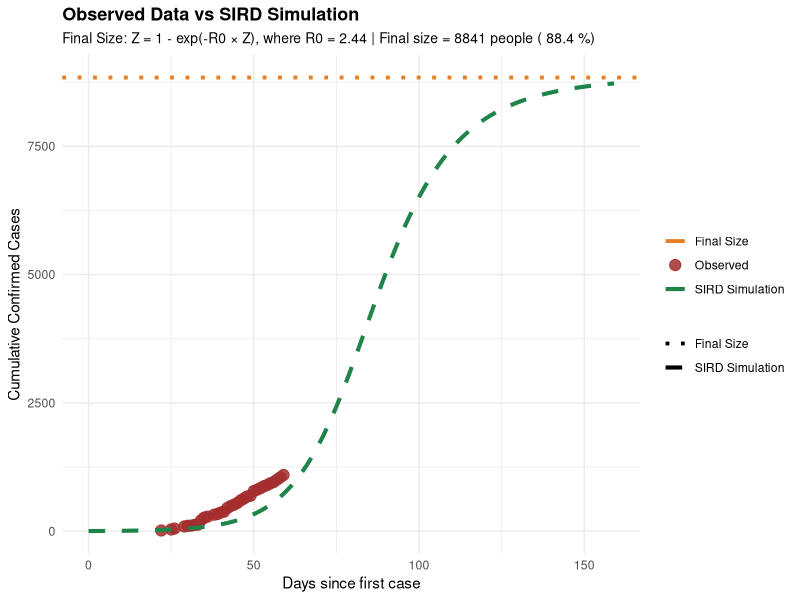
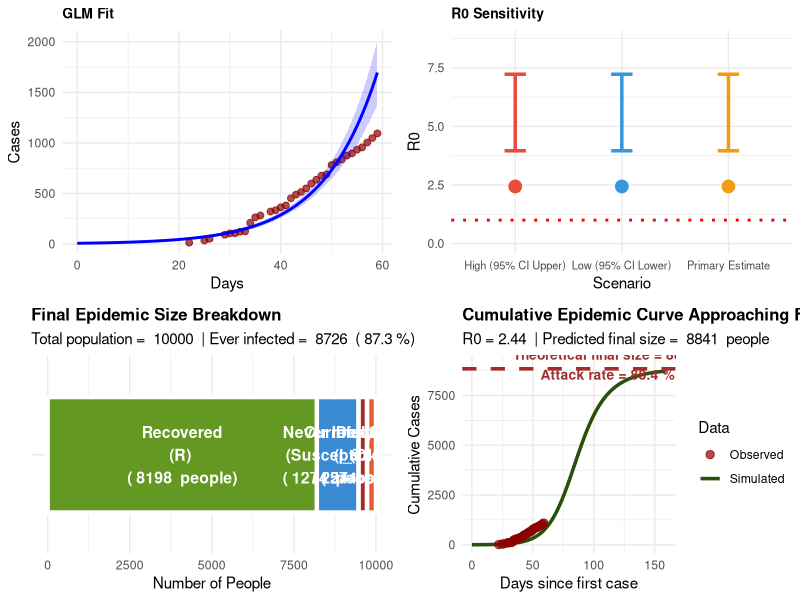
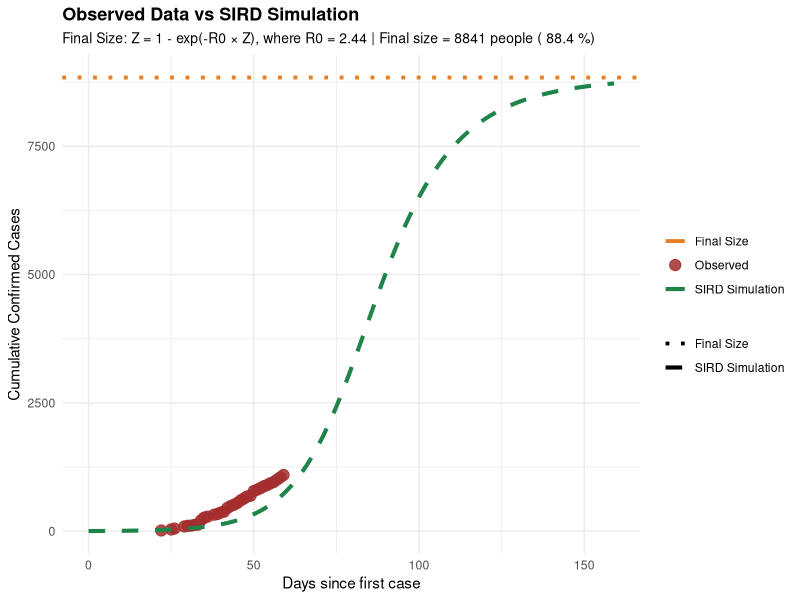
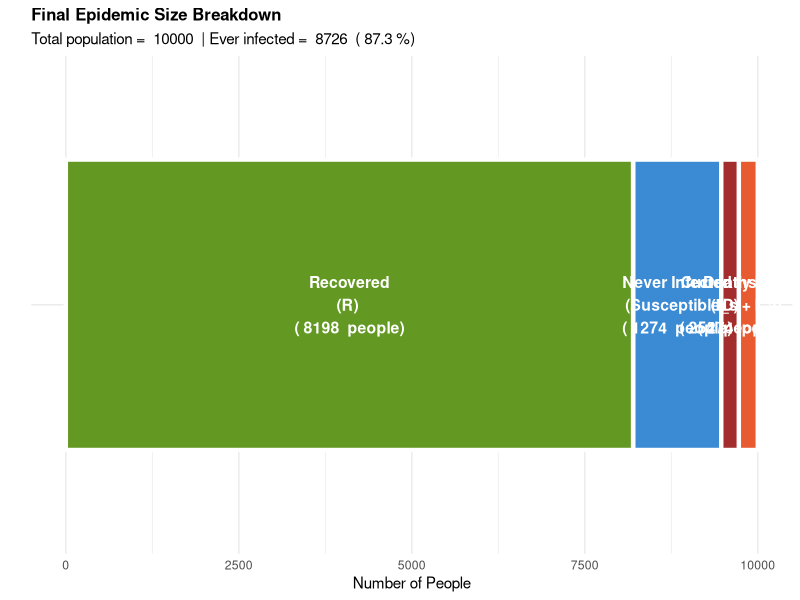
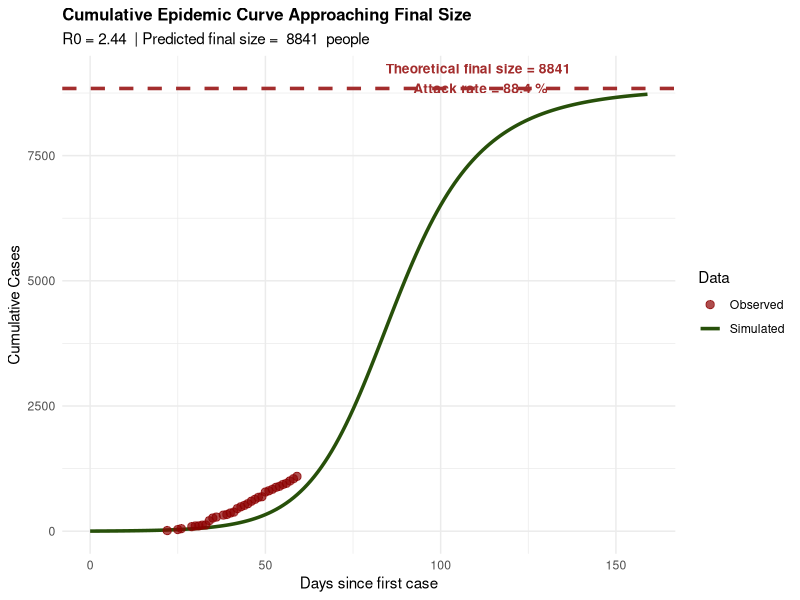

Here is the R script that generated these plots, in order:
#======================================================================
# INTEGRATED ANALYSIS: GLM + SIRD SIMULATION COMPARISON
#======================================================================
# This script:
# 1. Fits GLM to observed data (from drc_sitrep.csv)
# 2. Runs SIRD simulation
# 3. Compares both on the same plot
#======================================================================

library(MASS)
library(ggplot2)
library(gridExtra)
library(deSolve)
library(tidyr)
library(dplyr)

#======================================================================
# PART 1: OBSERVED DATA & GLM FITTING (from your original code)
#======================================================================

# Read observed data
data <- read.csv("../data/drc_sitrep.csv")
data$date <- as.Date(data$date)
data$day <- as.numeric(data$date - data$date[[1]])

# Fit GLM
glm_fit <- glm.nb(confirmed_cases ~ day, data = data)
small_r <- coef(glm_fit)[[2]]
intercept <- coef(glm_fit)[[1]]
doubling <- log(2) / small_r 

summary(glm_fit)

# Get confidence intervals
CI <- confint(glm_fit)
r_CI <- CI[2, ]

# SI scenarios for sensitivity analysis
SI_scenarios <- data.frame(
  scenario = c("Low (95% CI Lower)", "Primary Estimate", "High (95% CI Upper)"),
  SI = c(13.2, 15.4, 17.5)
)

## We are combining lower CI with lower SI estimate
## ... and assuming kappa=0 (fixed generation interval)
R_phen <- function(rho, kappa){
	if (kappa==0) return(exp(rho))
	return((1+kappa*rho)^(1/kappa))
}

print(r_CI)

## Use kappa=1 when we are trying to match simulation
kappa=1
R0_main <- R_phen(small_r * SI_scenarios$SI[[2]], kappa)
R0_lower <- R_phen(exp(r_CI[[1]] * SI_scenarios$SI[[1]]), kappa)
R0_upper <- R_phen(exp(r_CI[[2]] * SI_scenarios$SI[[3]]), kappa)

#======================================================================
# CALCULATE BETA AND GAMMA FROM GLM DATA
#======================================================================

## Calculate our example value of beta gamma from formula using R0 and r
# Common scenario: r = β - γ

exp(intercept)

R0 <- R0_main

# Step 1: Calculate gamma
gamma <- small_r / (R0 - 1)

# Step 2: Now calculate beta
beta <- R0 * gamma

## FIXME: Get rid of beta_gamma without changing anything else
# Step 3: Calculate beta*gamma (the transmission-recovery rate product)
beta_gamma <- beta * gamma
print(beta_gamma)

# Store these for use in SIRD simulation
calculated_beta <- beta
calculated_gamma <- gamma

print("===== CALCULATED BETA AND GAMMA FROM GLM DATA =====")
print(paste("Beta (transmission rate):", round(calculated_beta, 4)))
print(paste("Gamma (recovery rate):", round(calculated_gamma, 4)))
print(paste("Beta*Gamma (product):", round(beta_gamma, 6)))
print("")

print("===== GLM ANALYSIS =====")
print(paste("Small r:", round(small_r, 4), "per day"))
print(paste("95% CI: [", round(r_CI[[1]], 4), ", ", round(r_CI[[2]], 4), "]"))
print(paste("Doubling time:", round(doubling, 2), "days"))
print("")

print("===== R0 ESTIMATES FOR 3 SI SCENARIOS =====")
for (i in 1:nrow(SI_scenarios)) {
  if (i == 2) {
    print(paste("*** PRIMARY ESTIMATE *** ", SI_scenarios$scenario[i], " SI (", SI_scenarios$SI[i], 
                " days): R0 =", round(R0_main[i], 3),
                " 95% CI: [", round(R0_lower[i], 3), 
                ", ", round(R0_upper[i], 3), "]"))
  } else {
    print(paste(SI_scenarios$scenario[i], " SI (", SI_scenarios$SI[i], 
                " days): R0 =", round(R0_main[i], 3),
                " 95% CI: [", round(R0_lower[i], 3), 
                ", ", round(R0_upper[i], 3), "]"))
  }
}
print("")

#======================================================================
# PART 2: SIRD SIMULATION (using calculated beta and gamma)
#======================================================================

PLOT_MODE <- "report"
BASE_SIZE <- switch(PLOT_MODE, report = 14, slides = 18)
theme_set(theme_minimal(base_size = BASE_SIZE))

# SIRD MODEL
sird_model <- function(time, state, parameters) {
  with(as.list(c(state, parameters)), {
    I_total <- I_s + I_a
    trans <- beta * S * I_total / N
    
    dS  <- -trans
    dI_s <- p_sym * trans - gamma * I_s
    dI_a <- (1 - p_sym) * trans - gamma * I_a
    dR  <- (1 - alpha) * gamma * I_s + gamma * I_a
    dD  <- alpha * gamma * I_s
    
    list(c(dS, dI_s, dI_a, dR, dD), incidence = trans, prevalence = I_total)
  })
}

# PARAMETERS - NOW USING CALCULATED VALUES FROM GLM DATA
# (instead of placeholder values)

N <- 1e4
p_sym <- 0.6

# Use the beta and gamma calculated from GLM data
parameters <- c(beta = calculated_beta,      # NOW USING CALCULATED VALUE
                gamma = calculated_gamma,    # NOW USING CALCULATED VALUE
                alpha = 0.05,
                p_sym = 0.6,
                N = N)

# Initial conditions
I0 <- intercept
I_s0 <- p_sym * I0
I_a0 <- (1 - p_sym) * I0

initial_state <- c(S = N-I0, I_s = I_s0, I_a = I_a0, R = 0, D = 0)

# Time points - match your observed data range
t_max <- max(data$day) + 100
times <- seq(0, t_max, by = 1)

# Run SIRD simulation
sird_output <- ode(y = initial_state,
                   times = times,
                   func = sird_model,
                   parms = parameters,
                   method = "lsoda")

sird_output <- as.data.frame(sird_output)

# Extract CUMULATIVE infected: N - S (everyone who has ever been infected)
# This matches your observed data which is CUMULATIVE confirmed cases
# Cumulative = Current (I_s + I_a) + Recovered + Dead = N - S
sird_cumulative <- sird_output %>%
  mutate(cumulative_infected = N - S) %>%  # Total who have EVER been infected
  select(time, cumulative_infected) %>%
  rename(day = time, simulated_cases = cumulative_infected)

print("===== SIRD SIMULATION PARAMETERS (from GLM-derived β and γ) =====")
print(paste("Beta (transmission):", round(parameters["beta"], 4), " (from GLM data)"))
print(paste("Gamma (recovery):", round(parameters["gamma"], 4), " (from GLM data)"))
print(paste("Beta*Gamma (product):", round(calculated_beta * calculated_gamma, 6)))
print(paste("Alpha (CFR):", parameters["alpha"]))
print(paste("P_sym (proportion symptomatic):", parameters["p_sym"]))
print(paste("N (population):", N))
print(paste("Initial infected:", I0))
print("")

#======================================================================
# CALCULATE FINAL SIZE FROM THEORY (using calculated β and γ)
#======================================================================

# Calculate R0 from calculated beta and gamma
R0_theory <- parameters["beta"] / parameters["gamma"]

print("===== THEORETICAL FINAL SIZE =====")
print(paste("R0 = β/γ =", round(parameters["beta"], 4), "/", round(parameters["gamma"], 4), "=", round(R0_theory, 3)))
print(paste("Note: β*γ =", round(beta_gamma, 6), " (product used in certain transmission models)"))
print("")

# Solve final size equation: Z = 1 - exp(-R0 * Z)
# Z = attack rate (proportion of population ever infected)
# Using numerical solution
solve_final_size <- function(R0, tol = 1e-6) {
  # Newton-Raphson method to solve Z = 1 - exp(-R0 * Z)
  Z <- 0.5  # Initial guess
  for (i in 1:100) {
    f <- Z - 1 + exp(-R0 * Z)
    f_prime <- 1 + R0 * exp(-R0 * Z)
    Z_new <- Z - f / f_prime
    if (abs(Z_new - Z) < tol) break
    Z <- Z_new
  }
  return(Z)
}

Z_final <- solve_final_size(R0_theory)
attack_rate <- Z_final * 100
total_ever_infected <- N * Z_final
never_infected <- N * (1 - Z_final)

print(paste("Attack rate (Z):", round(Z_final, 4), "or", round(attack_rate, 1), "%"))
print(paste("Total ever infected:", round(total_ever_infected, 0)))
print(paste("Never infected:", round(never_infected, 0)))
print("")

# Expected recovered and deaths
expected_recovered <- total_ever_infected * (1 - parameters["alpha"])
expected_deaths <- total_ever_infected * parameters["alpha"]

print(paste("Expected recovered:", round(expected_recovered, 0)))
print(paste("Expected deaths (alpha =", parameters["alpha"], "):", round(expected_deaths, 0)))
print("")

#======================================================================
# COMPARE THEORETICAL FINAL SIZE WITH SIMULATION OUTCOME
#======================================================================

# Extract actual final values from simulation
final_row <- tail(sird_output, 1)

simulated_S_final <- final_row$S
simulated_ever_infected <- N - simulated_S_final
simulated_recovered <- final_row$R
simulated_deaths <- final_row$D

print("===== SIMULATION VS THEORY COMPARISON =====")
print("")
print("THEORETICAL (from R0):")
print(paste("  Ever infected:", round(total_ever_infected, 0)))
print(paste("  Attack rate:", round(attack_rate, 1), "%"))
print(paste("  Expected recovered:", round(expected_recovered, 0)))
print(paste("  Expected deaths:", round(expected_deaths, 0)))
print("")

print("SIMULATED (from ODE):")
print(paste("  Ever infected:", round(simulated_ever_infected, 0)))
print(paste("  Attack rate:", round((simulated_ever_infected/N)*100, 1), "%"))
print(paste("  Simulated recovered:", round(simulated_recovered, 0)))
print(paste("  Simulated deaths:", round(simulated_deaths, 0)))
print("")

print("DIFFERENCE:")
print(paste("  Ever infected diff:", round(simulated_ever_infected - total_ever_infected, 0), 
            "people (", round((simulated_ever_infected - total_ever_infected)/total_ever_infected*100, 1), "%)"))
print("")

# Create GLM predictions
newdata <- data.frame(day = seq(min(data$day), max(data$day), by = 0.5))
pred <- predict(glm_fit, newdata = newdata, type = "response", se.fit = TRUE)

pred_df <- data.frame(
  day = newdata$day,
  glm_fit = pred$fit,
  se = pred$se.fit
)

# Merge all data for comparison
comparison_df <- data.frame(
  day = data$day,
  observed = data$confirmed_cases
) %>%
  left_join(pred_df, by = "day") %>%
  left_join(sird_cumulative, by = "day")

# Calculate residuals
comparison_df$glm_residual <- comparison_df$observed - comparison_df$glm_fit
comparison_df$sird_residual <- comparison_df$observed - comparison_df$simulated_cases

print("===== GOODNESS OF FIT =====")
print("GLM Model:")
print(paste("  RMSE:", round(sqrt(mean(comparison_df$glm_residual^2, na.rm = TRUE)), 2)))
print(paste("  Mean Absolute Error:", round(mean(abs(comparison_df$glm_residual), na.rm = TRUE), 2)))

print("SIRD Simulation:")
print(paste("  RMSE:", round(sqrt(mean(comparison_df$sird_residual^2, na.rm = TRUE)), 2)))
print(paste("  Mean Absolute Error:", round(mean(abs(comparison_df$sird_residual), na.rm = TRUE), 2)))
print("")

#======================================================================
# FIGURE 7: FINAL SIZE BREAKDOWN
#======================================================================

# Create data for final size visualization
final_size_data <- data.frame(
  Compartment = c("Never Infected\n(Susceptible)", "Currently Infected\n(I_s + I_a)", 
                  "Recovered\n(R)", "Deaths\n(D)"),
  Count = c(simulated_S_final, 
            final_row$I_s + final_row$I_a,
            simulated_recovered, 
            simulated_deaths),
  Type = c("Not Infected", "Currently Infected", "Recovered", "Deaths")
)

# Create ordered factor for stacking
final_size_data$Compartment <- factor(final_size_data$Compartment,
                                      levels = c("Never Infected\n(Susceptible)", 
                                                 "Currently Infected\n(I_s + I_a)",
                                                 "Recovered\n(R)", 
                                                 "Deaths\n(D)"))

# Color palette matching your SIRD model
palette_final <- c("Not Infected" = "#3B8BD4",     # Blue - Susceptible
                   "Currently Infected" = "#E85A30",  # Orange - Infected
                   "Recovered" = "#639922",            # Green - Recovered
                   "Deaths" = "#A32D2D")               # Red - Deaths

fig7 <- ggplot(final_size_data, aes(x = "", y = Count, fill = Type)) +
  geom_bar(stat = "identity", width = 0.7, color = "white", size = 1.5) +
  geom_text(aes(label = paste(Compartment, "\n(", round(Count), " people)")), 
            position = position_stack(vjust = 0.5), 
            size = 4, color = "white", fontface = "bold") +
  scale_fill_manual(values = palette_final, guide = "none") +
  coord_flip() +
  labs(title = "Final Epidemic Size Breakdown",
       subtitle = paste("Total population = ", N, 
                        " | Ever infected = ", round(simulated_ever_infected, 0),
                        " (", round((simulated_ever_infected/N)*100, 1), "%)"),
       x = "", y = "Number of People") +
  theme_minimal() +
  theme(plot.title = element_text(face = "bold", size = 12),
        axis.text.y = element_blank(),
        axis.ticks.y = element_blank())

#======================================================================
# FIGURE 8: CUMULATIVE INFECTED OVER TIME (showing approach to final size)
#======================================================================

# Add theoretical final size line to cumulative data
fig8 <- ggplot() +
  geom_line(data = sird_cumulative, aes(x = day, y = simulated_cases, color = "Simulated"), 
            size = 1.2) +
  geom_hline(yintercept = total_ever_infected, color = "#A32D2D", size = 1.2, linetype = "dashed",
             aes(color = "Theoretical Final Size")) +
  geom_point(data = data, aes(x = day, y = confirmed_cases, color = "Observed"), 
             size = 2.5, alpha = 0.7) +
  annotate("text", x = max(sird_cumulative$day) * 0.7, y = total_ever_infected + 200,
           label = paste("Theoretical final size =", round(total_ever_infected, 0), 
                         "\nAttack rate =", round(attack_rate, 1), "%"),
           size = 3.5, color = "#A32D2D", fontface = "bold") +
  scale_color_manual(name = "Data",
                     values = c("Simulated" = "#27500A", 
                                "Theoretical Final Size" = "#A32D2D",
                                "Observed" = "darkred")) +
  labs(title = "Cumulative Epidemic Curve Approaching Final Size",
       subtitle = paste("R0 =", round(R0_theory, 2), 
                        " | Predicted final size = ", round(total_ever_infected, 0), " people"),
       x = "Days since first case",
       y = "Cumulative Cases") +
  theme_minimal() +
  theme(plot.title = element_text(face = "bold", size = 12))

fig6_linear <- ggplot() +
  geom_point(data = data, aes(x = day, y = confirmed_cases), 
             color = "darkred", size = 2.5, alpha = 0.7, name = "Observed") +
  geom_line(data = pred_df, aes(x = day, y = glm_fit, color = "GLM Fit", linetype = "GLM Fit"), 
            size = 1.2) +
  geom_ribbon(data = pred_df, 
              aes(x = day, ymin = glm_fit - 1.96*se, ymax = glm_fit + 1.96*se),
              alpha = 0.15, fill = "blue", name = "GLM 95% CI") +
  geom_line(data = sird_cumulative, aes(x = day, y = simulated_cases, color = "SIRD Simulation", linetype = "SIRD Simulation"), 
            size = 1.2) +
  scale_color_manual(name = "Model",
                     values = c("GLM Fit" = "#378ADD", "SIRD Simulation" = "#27500A")) +
  scale_linetype_manual(name = "Model",
                        values = c("GLM Fit" = "solid", "SIRD Simulation" = "dashed")) +
  labs(title = "Comparison: Observed Data vs GLM vs SIRD Simulation",
       subtitle = "Red dots = observed cumulative confirmed, lines = model predictions (N - S)",
       x = "Days since first case",
       y = "Cumulative Confirmed Cases (Ever Infected)") +
  theme_minimal() +
  theme(plot.title = element_text(face = "bold", size = 12))

# Enhanced Figure 6: Standalone with Final Size (OBSERVED vs SIRD ONLY)
fig6_enhanced <- ggplot() +
  # Observed data
  geom_point(data = data, aes(x = day, y = confirmed_cases, color = "Observed"), 
             size = 3.5, alpha = 0.85) +
  # SIRD simulation
  geom_line(data = sird_cumulative, aes(x = day, y = simulated_cases, color = "SIRD Simulation", linetype = "SIRD Simulation"), 
            size = 1.4) +
  # Theoretical final size line
  geom_hline(aes(yintercept = total_ever_infected, color = "Final Size", linetype = "Final Size"), 
             size = 1.3) +
  # Scale and theme
  scale_color_manual(name = "",
                     values = c("Observed" = "#A32D2D",
                                "SIRD Simulation" = "#1E8449",
                                "Final Size" = "#E67E22")) +
  scale_linetype_manual(name = "",
                        values = c("SIRD Simulation" = "dashed",
                                   "Final Size" = "dotted")) +
  labs(title = "Observed Data vs SIRD Simulation",
       subtitle = paste("Final Size: Z = 1 - exp(-R0 × Z), where R0 =", round(R0_theory, 2), 
                        "| Final size =", round(total_ever_infected, 0), "people (",  round(attack_rate, 1), "%)"),
       x = "Days since first case",
       y = "Cumulative Confirmed Cases") +
  theme_minimal() +
  theme(plot.title = element_text(face = "bold", size = 13),
        plot.subtitle = element_text(size = 10),
        legend.position = "right",
        legend.box = "vertical",
        legend.title = element_blank(),
        axis.title = element_text(size = 11))

#======================================================================
# ALL FIGURES TOGETHER
#======================================================================

# Create GLM predictions for display
newdata_all <- data.frame(day = seq(min(data$day), max(data$day), by = 0.5))
pred_all <- predict(glm_fit, newdata = newdata_all, type = "response", se.fit = TRUE)
pred_df_all <- data.frame(day = newdata_all$day, fit = pred_all$fit, se = pred_all$se.fit)

# Original figures (abbreviated for space)
fig1 <- ggplot(data, aes(x = day, y = confirmed_cases)) +
  geom_point(color = "darkred", size = 2, alpha = 0.7) +
  geom_line(data = pred_df_all, aes(y = fit), color = "blue", size = 1) +
  geom_ribbon(data = pred_df_all, aes(y = fit, ymin = fit - 1.96*se, ymax = fit + 1.96*se),
              alpha = 0.2, fill = "blue") +
  labs(title = "GLM Fit", x = "Days", y = "Cases") +
  theme_minimal() + theme(plot.title = element_text(face = "bold", size = 10))

fig4 <- ggplot(SI_scenarios, aes(x = scenario, y = R0, color = scenario)) +
  geom_point(size = 4) +
  geom_errorbar(aes(ymin = R0_lower, ymax = R0_upper), width = 0.2, size = 1.2) +
  geom_hline(yintercept = 1, color = "red", size = 1, linetype = "dotted") +
  scale_color_manual(values = c("Low (95% CI Lower)" = "#3498db", "Primary Estimate" = "#f39c12", "High (95% CI Upper)" = "#e74c3c"),
                     guide = "none") +
  ylim(0, max(R0_upper) * 1.2) +
  labs(title = "R0 Sensitivity", x = "Scenario", y = "R0") +
  theme_minimal() + theme(plot.title = element_text(face = "bold", size = 10),
                          axis.text.x = element_text(size = 8))

# Display Figure 6 STANDALONE (most important figure)
print(fig6_enhanced)

# Then display other figures in grid
grid.arrange(fig1, fig4, fig7, fig8, nrow = 2, ncol = 2)

#======================================================================
# SAVE ALL FIGURES
#======================================================================

ggsave("06_MAIN_Observed_vs_SIRD_with_Final_Size.png", fig6_enhanced, width = 14, height = 8, dpi = 300)
ggsave("07_Final_Size_Breakdown.png", fig7, width = 10, height = 6, dpi = 300)
ggsave("08_Cumulative_Final_Size.png", fig8, width = 10, height = 7, dpi = 300)

print("===== MAIN FIGURES SAVED =====")
print("06_MAIN_Observed_vs_SIRD_with_Final_Size.png - MAIN FIGURE: Observed vs SIRD simulation with final size formula (14x8)")
print("07_Final_Size_Breakdown.png - Final size breakdown by compartment")
print("08_Cumulative_Final_Size.png - Cumulative curve approaching final size")

## In future, we can code like this to keep your scripts small and clear
## But not today
## saveRDS(glm_fit, final_size_data)
